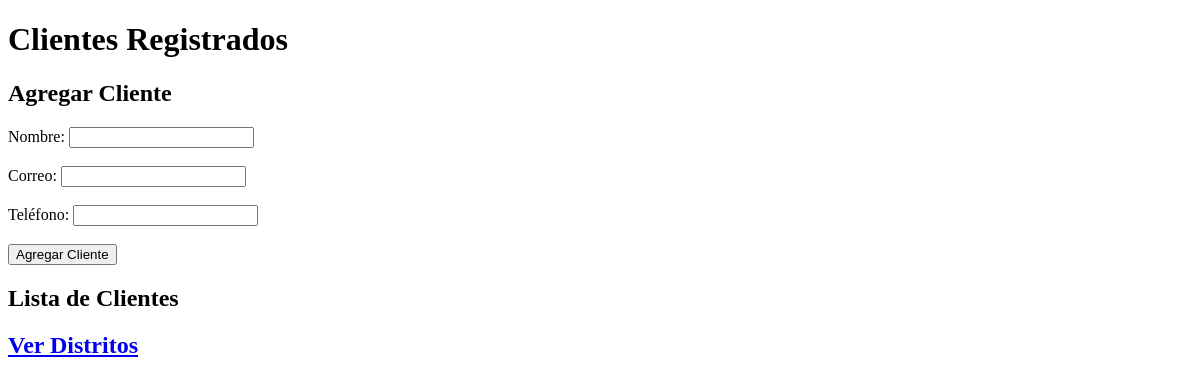
Before: /clientes with the older database file.
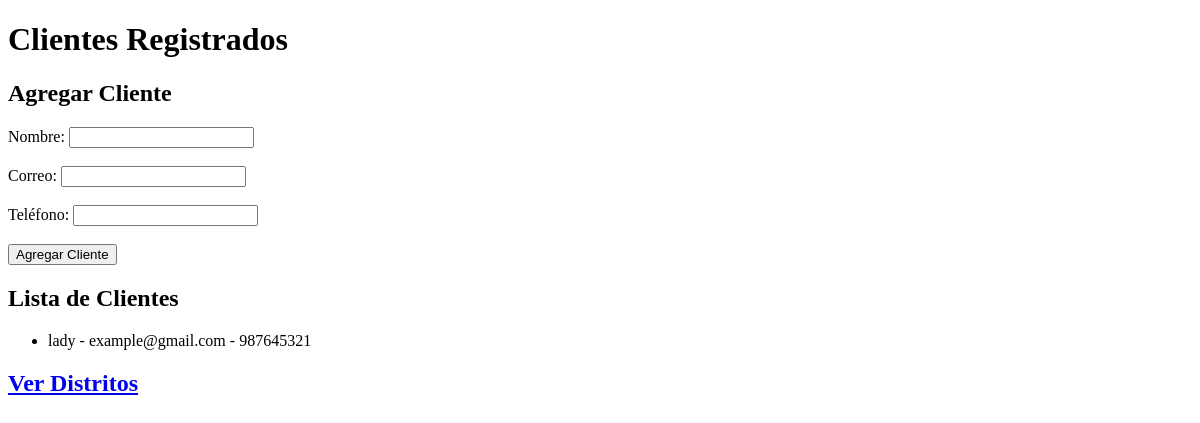
After: the same page with the newer database file.
### tables this page shows
CREATE TABLE clientes (
        id INTEGER PRIMARY KEY AUTOINCREMENT,
        nombre TEXT,
        correo TEXT,
        telefono TEXT
    );

### app.py (the view)
@app.route('/clientes', methods=['GET', 'POST'])
def clientes():
    if request.method == 'POST':
        nombre = request.form['nombre']
        correo = request.form['correo']
        telefono = request.form['telefono']
        agregar_cliente(nombre, correo, telefono)
        return redirect(url_for('clientes'))  # Redirige para evitar reenvíos de formulario
    clientes = obtener_clientes()
    return render_template('clientes.html', clientes=clientes)

### database.py (called while the page is built)
def obtener_clientes():
    conn = sqlite3.connect(DATABASE)
    c = conn.cursor()
    c.execute("SELECT * FROM clientes")
    clientes = c.fetchall()
    conn.close()
    return clientes

### templates/clientes.html (shortened to what this page needs)
<!DOCTYPE html>
<html lang="es">
<head>
</head>
<body>
    <h1>Clientes Registrados</h1>
    <h2>Agregar Cliente</h2>
    <form action="/clientes" method="POST">
        <label for="nombre">Nombre:</label>
        <input type="text" name="nombre" id="nombre" required><br><br>
        <label for="correo">Correo:</label>
        <input type="email" name="correo" id="correo" required><br><br>
        <label for="telefono">Teléfono:</label>
        <input type="text" name="telefono" id="telefono" required><br><br>
        <button type="submit">Agregar Cliente</button>
    </form>
    <h2>Lista de Clientes</h2>
    <ul>
        {% for cliente in clientes %}
        <li>{{ cliente[1] }} - {{ cliente[2] }} - {{ cliente[3] }}</li>
        {% endfor %}
    </ul>
    <h2><a href="/distritos">Ver Distritos</a></h2>
</body>
</html>

Changed rows visible on the page:
added clientes: nombre "lady", correo "example@gmail.com", telefono "987645321"
